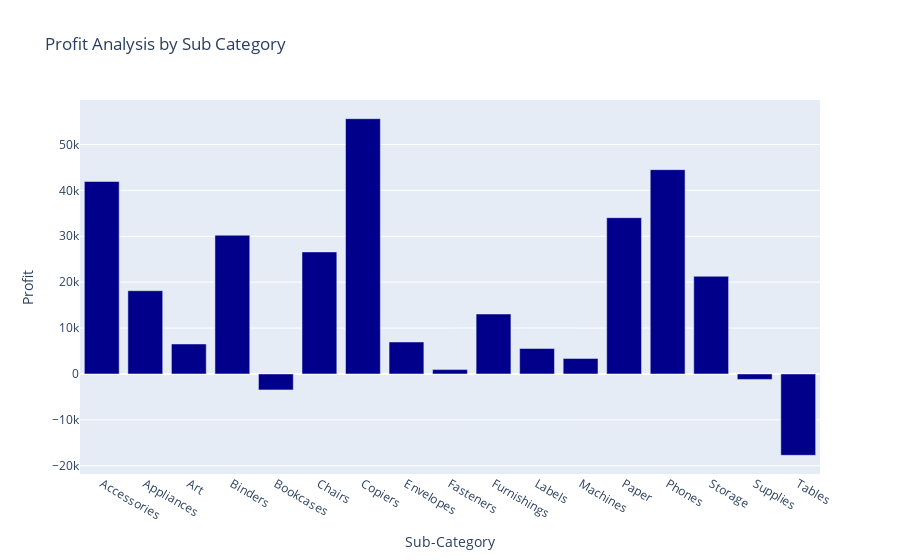

Notebook source saved alongside this figure:
### Code cell
fig=px.bar(profit_subcategory,x='Sub-Category',y='Profit',title='Profit Analysis by Sub Category')
fig.update_traces(marker_color='darkblue')
fig.show()

### Figure 1 — Plotly figure (JSON) as saved in the notebook; plotly's stock layout.template omitted (floating-point values rounded to 4 significant figures)
{"data": [{"alignmentgroup": "True", "hovertemplate": "Sub-Category=%{x}<br>Profit=%{y}<extra></extra>", "legendgroup": "", "marker": {"color": "darkblue", "pattern": {"shape": ""}}, "name": "", "offsetgroup": "", "orientation": "v", "showlegend": false, "textposition": "auto", "type": "bar", "x": ["Accessories", "Appliances", "Art", "Binders", "Bookcases", "Chairs", "Copiers", "Envelopes", "Fasteners", "Furnishings", "Labels", "Machines", "Paper", "Phones", "Storage", "Supplies", "Tables"], "xaxis": "x", "y": [41940.0, 18140.0, 6528.0, 30220.0, -3473.0, 26590.0, 55620.0, 6964.0, 949.5, 13060.0, 5546.0, 3385.0, 34050.0, 44520.0, 21280.0, -1189.0, -17730.0], "yaxis": "y"}], "layout": {"autosize": true, "barmode": "relative", "legend": {"tracegroupgap": 0}, "title": {"text": "Profit Analysis by Sub Category"}, "xaxis": {"anchor": "y", "autorange": true, "domain": [0, 1], "range": [-0.5, 16.5], "title": {"text": "Sub-Category"}, "type": "category"}, "yaxis": {"anchor": "x", "autorange": true, "domain": [0, 1], "range": [-21800.0, 59690.0], "title": {"text": "Profit"}, "type": "linear"}}}
